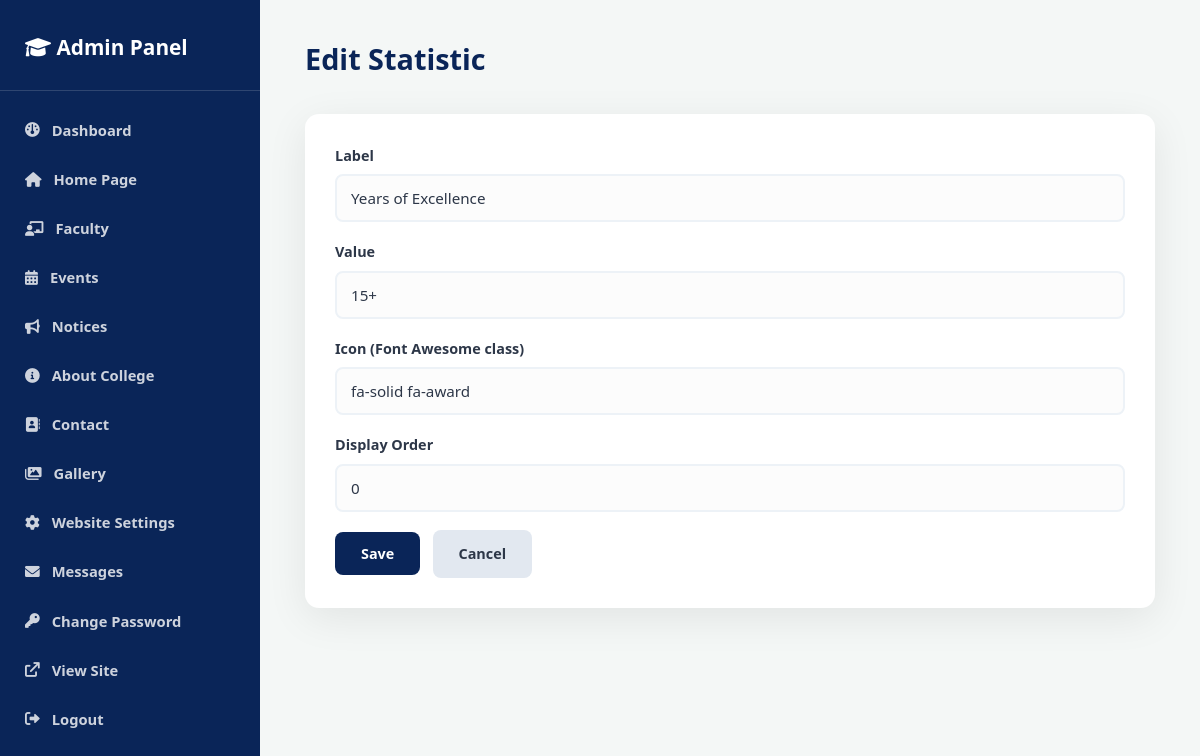
Screenshot of /admin/home/stats/1/edit (signed in) with the database file from the repository.
### app/models.py (models this page shows)
class HomeStat(db.Model):
    __tablename__ = "home_stats"
    id = db.Column(db.Integer, primary_key=True)
    label = db.Column(db.String(100), nullable=False)
    value = db.Column(db.String(40), nullable=False)
    icon = db.Column(db.String(60), default="fa-solid fa-star")
    display_order = db.Column(db.Integer, default=0)

### app/routes/admin.py (the view)
@admin_bp.route("/admin/home/stats/<int:stat_id>/edit", methods=["GET", "POST"])
@login_required
def edit_home_stat(stat_id):
    stat = models.HomeStat.query.get_or_404(stat_id)
    form = HomeStatForm(obj=stat)
    if form.validate_on_submit():
        form.populate_obj(stat)
        db.session.commit()
        flash("Statistic updated.", "success")
        return redirect(url_for("admin.admin_home_stats"))
    return render_template("admin/home_stat_edit.html", form=form, stat=stat)

### app/forms.py
class HomeStatForm(FlaskForm):
    label = StringField("Label", validators=[DataRequired(), Length(max=100)])
    value = StringField("Value", validators=[DataRequired(), Length(max=40)])
    icon = StringField("Icon (Font Awesome class)", validators=[Optional(), Length(max=60)])
    display_order = IntegerField("Display Order", default=0, validators=[Optional()])

### app/__init__.py (called while the page is built)
def _register_context_processors(app: Flask) -> None:
    @app.context_processor
    def inject_site_settings():
        from .models import SiteSetting
        try:
            settings = SiteSetting.get()
        except Exception:
            settings = None
        return {"site_settings": settings}

def _register_security_headers(app: Flask) -> None:
    @app.after_request
    def set_secure_headers(response):
        response.headers.setdefault("X-Content-Type-Options", "nosniff")
        response.headers.setdefault("X-Frame-Options", "SAMEORIGIN")
        response.headers.setdefault("Referrer-Policy", "strict-origin-when-cross-origin")
        return response

### app/models.py (called while the page is built)
def _singleton_get(model):
    row = model.query.get(1)
    if row is None:
        row = model(id=1)
        db.session.add(row)
        db.session.commit()
    return row

    @staticmethod
    def get():
        return _singleton_get(SiteSetting)

### app/utils.py (called while the page is built)
def login_required(view):
    @wraps(view)
    def wrapped(*args, **kwargs):
        if not session.get("logged_in"):
            flash("Please log in to continue.", "danger")
            return redirect(url_for("admin.login"))
        return view(*args, **kwargs)
    return wrapped

### templates/admin/home_stat_edit.html (shortened to what this page needs)
{% extends "admin/_base.html" %}
{% from "admin/_macros.html" import field %}
{% block heading %}Edit Statistic{% endblock %}
{% block content %}
<div class="admin-card">
    <form method="POST">
        {{ field(form.label) }}
        {{ field(form.value) }}
        {{ field(form.icon) }}
        {{ field(form.display_order) }}
        <button type="submit" class="btn btn-save">Save</button>
        <a href="{{ url_for('admin.admin_home_stats') }}" class="btn btn-cancel">Cancel</a>
    </form>
</div>
{% endblock %}

### templates/admin/_macros.html (shortened to what this page needs)
{% macro field(f, hint=None) %}
<div class="form-group">
    {{ f.label(class="form-label") }}
    {{ f(class="form-control") }}
</div>
{% endmacro %}

### static/css/style.css (style rules this page uses)
:root { --bg-color: #f4f7f6; --white: #ffffff; --primary: #0a2558; --primary-light: #1e4c9a; --accent: #ff9f1c; --text-main: #2d3748; --text-muted: #718096; --shadow-soft: 0 10px 40px rgba(0,0,0,0.08); --shadow-hover: 0 20px 50px rgba(0,0,0,0.12); }
* { margin: 0; padding: 0; box-sizing: border-box; font-family: 'Segoe UI', 'Roboto', Helvetica, Arial, sans-serif; }
body { background-color: var(--bg-color); color: var(--text-main); line-height: 1.7; overflow-x: hidden; }
a { text-decoration: none; color: inherit; transition: 0.3s ease; }
input, textarea { width: 100%; padding: 18px; border: 2px solid #edf2f7; border-radius: 10px; background: #fcfcfc; font-size: 1rem; transition: 0.3s; outline: none; color: var(--text-main); }

### static/css/admin.css (style rules this page uses)
.admin-card { background: #fff; padding: 30px; border-radius: 14px; box-shadow: var(--shadow-soft); margin-bottom: 30px; }
.form-group { margin-bottom: 18px; }
.form-label { display: block; font-weight: 600; margin-bottom: 6px; color: var(--text-main); font-size: 0.9rem; }
.form-control { width: 100%; padding: 12px 14px; border: 2px solid #edf2f7; border-radius: 8px; background: #fcfcfc; font-size: 0.95rem; }
.btn { display: inline-block; padding: 12px 26px; border-radius: 8px; font-weight: 700; border: none; cursor: pointer; font-size: 0.9rem; text-align: center; }
.btn-save { background: var(--primary); color: #fff; }
.btn-cancel { background: #e2e8f0; color: #2d3748; margin-left: 8px; }

### rows the page displays
HomeStat: label "Years of Excellence", value "15+", icon "fa-solid fa-award", display_order "0"

### other values shown
{{ f.label(class="form-label") }} "Label Value Icon (Font Awesome class) Display Order"
